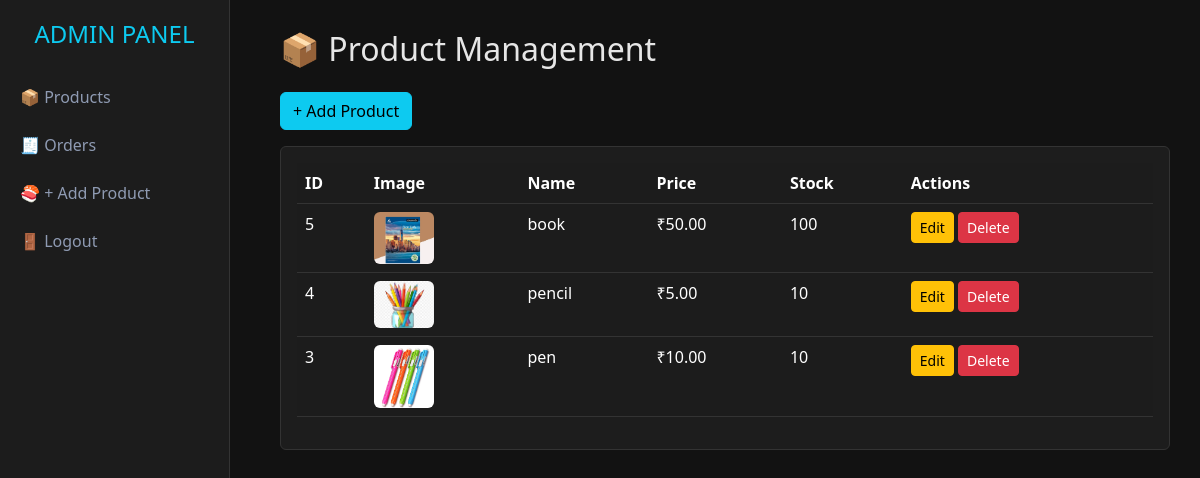
The page /store/products/ (signed in) on the database its author committed.
### Cart/models.py (models this page shows, shortened)
class Product_Table(models.Model):
    name = models.CharField(max_length=200)
    price = models.DecimalField(max_digits=10, decimal_places=2)
    description = models.TextField(blank=True, null=True)
    stock = models.IntegerField(default=0)
    image = models.ImageField(upload_to='products/', blank=True, null=True)
    created_at = models.DateTimeField(auto_now_add=True)
    class Meta:
        db_table = 'Product_Table'

### Store/views.py (the view)
# urls.py: path('products/', views.admin_product_list, name='admin_product_list'),
@staff_member_required
def admin_product_list(request):
    products = Product_Table.objects.all().order_by('-id')
    return render(request, "Store/admin_product_list.html", {"products": products})

### Store/templates/Store/admin_product_list.html (shortened to what this page needs)
{% extends 'Store/base_admin.html' %}
{% block content %}
<h2 class="mb-4">📦 Product Management</h2>
<a href="{% url 'Store:admin_product_create' %}" class="btn btn-info mb-3">+ Add Product</a>
<div class="card p-3">
<table class="table table-dark table-striped">
    <thead>
    <tr>
        <th>ID</th>
        <th>Image</th>
        <th>Name</th>
        <th>Price</th>
        <th>Stock</th>
        <th>Actions</th>
    </tr>
    </thead>
    <tbody>
    {% for product in products %}
    <tr>
        <td>{{ product.id }}</td>
        <td>
            {% if product.image %}
                <img src="{{ product.image.url }}" width="60" style="border-radius:6px;">
            {% else %}
                <span class="text-secondary">No Image</span>
            {% endif %}
        </td>
        <td>{{ product.name }}</td>
        <td>₹{{ product.price }}</td>
        <td>{{ product.stock }}</td>
        <td>
            <a href="{% url 'Store:admin_product_edit' product.id %}" class="btn btn-sm btn-warning">Edit</a>
            <a href="{% url 'Store:admin_product_delete' product.id %}"
   class="btn btn-sm btn-danger"
   onclick="return confirm('Are you sure you want to delete this product?');">
   Delete
</a>
        </td>
    </tr>
    {% endfor %}
    </tbody>
</table>
</div>
{% endblock %}

### Store/templates/Store/base_admin.html (style rules this page uses)
body { background-color: #121212; color: #e6e6e6; }
.card { background-color: #1d1d1d; border: 1px solid #333; color: #e6e6e6; }
table { color: #eee; }
.table-dark { --bs-table-striped-bg: #1c1c1c; --bs-table-bg: #1c1c1c; border-color: #333; }

### rows shown on the page
Product_Table: id "5", image (picture), name "book", price "50.00", stock "100"
Product_Table: id "4", image (picture), name "pencil", price "5.00", stock "10"
Product_Table: id "3", image (picture), name "pen", price "10.00", stock "10"
